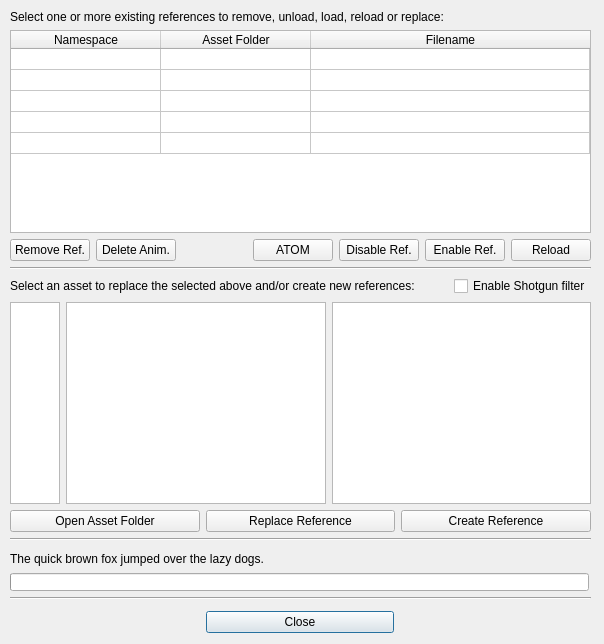
<?xml version="1.0" encoding="UTF-8"?>
<ui version="4.0">
 <class>Dialog</class>
 <widget class="QDialog" name="Dialog">
  <property name="geometry">
   <rect>
    <x>0</x>
    <y>0</y>
    <width>604</width>
    <height>644</height>
   </rect>
  </property>
  <property name="minimumSize">
   <size>
    <width>604</width>
    <height>644</height>
   </size>
  </property>
  <property name="maximumSize">
   <size>
    <width>604</width>
    <height>644</height>
   </size>
  </property>
  <property name="windowTitle">
   <string>Dialog</string>
  </property>
  <widget class="QLabel" name="status">
   <property name="geometry">
    <rect>
     <x>10</x>
     <y>550</y>
     <width>579</width>
     <height>18</height>
    </rect>
   </property>
   <property name="text">
    <string>The quick brown fox jumped over the lazy dogs.</string>
   </property>
  </widget>
  <widget class="Line" name="line">
   <property name="geometry">
    <rect>
     <x>10</x>
     <y>545</y>
     <width>579</width>
     <height>0</height>
    </rect>
   </property>
   <property name="orientation">
    <enum>Qt::Horizontal</enum>
   </property>
  </widget>
  <widget class="QProgressBar" name="progBar">
   <property name="geometry">
    <rect>
     <x>10</x>
     <y>573</y>
     <width>579</width>
     <height>18</height>
    </rect>
   </property>
   <property name="value">
    <number>0</number>
   </property>
   <property name="textVisible">
    <bool>false</bool>
   </property>
  </widget>
  <widget class="QWidget" name="layoutWidget">
   <property name="geometry">
    <rect>
     <x>10</x>
     <y>609</y>
     <width>579</width>
     <height>27</height>
    </rect>
   </property>
   <layout class="QHBoxLayout" name="horizontalLayout_2">
    <item>
     <spacer name="horizontalSpacer">
      <property name="orientation">
       <enum>Qt::Horizontal</enum>
      </property>
      <property name="sizeType">
       <enum>QSizePolicy::Expanding</enum>
      </property>
      <property name="sizeHint" stdset="0">
       <size>
        <width>40</width>
        <height>20</height>
       </size>
      </property>
     </spacer>
    </item>
    <item>
     <widget class="QPushButton" name="closeButton">
      <property name="minimumSize">
       <size>
        <width>188</width>
        <height>0</height>
       </size>
      </property>
      <property name="maximumSize">
       <size>
        <width>200</width>
        <height>16777215</height>
       </size>
      </property>
      <property name="text">
       <string>Close</string>
      </property>
     </widget>
    </item>
    <item>
     <spacer name="horizontalSpacer_3">
      <property name="orientation">
       <enum>Qt::Horizontal</enum>
      </property>
      <property name="sizeHint" stdset="0">
       <size>
        <width>40</width>
        <height>20</height>
       </size>
      </property>
     </spacer>
    </item>
   </layout>
  </widget>
  <widget class="Line" name="line_2">
   <property name="geometry">
    <rect>
     <x>10</x>
     <y>600</y>
     <width>579</width>
     <height>0</height>
    </rect>
   </property>
   <property name="orientation">
    <enum>Qt::Horizontal</enum>
   </property>
  </widget>
  <widget class="QWidget" name="verticalLayoutWidget">
   <property name="geometry">
    <rect>
     <x>10</x>
     <y>10</y>
     <width>581</width>
     <height>531</height>
    </rect>
   </property>
   <layout class="QVBoxLayout" name="verticalLayout_4">
    <item>
     <widget class="QLabel" name="label_5">
      <property name="toolTip">
       <string>&lt;html&gt;&lt;head/&gt;&lt;body&gt;&lt;p&gt;Use this section to manage references.&lt;/p&gt;&lt;p&gt;Select a reference in this table and click one of the buttons below to perform an action on that reference.&lt;/p&gt;&lt;p&gt;The Replace button will replace a selected reference with a selected rig in the asset browser.&lt;/p&gt;&lt;/body&gt;&lt;/html&gt;</string>
      </property>
      <property name="text">
       <string>Select one or more existing references to remove, unload, load, reload or replace:</string>
      </property>
     </widget>
    </item>
    <item>
     <widget class="QTableWidget" name="tableWidget">
      <property name="toolTip">
       <string>&lt;html&gt;&lt;head/&gt;&lt;body&gt;&lt;p&gt;Use this section to manage references.&lt;/p&gt;&lt;p&gt;Select a reference in this table and click one of the buttons below to perform an action on that reference.&lt;/p&gt;&lt;p&gt;The Replace button will replace a selected reference with a selected rig in the asset browser.&lt;/p&gt;&lt;/body&gt;&lt;/html&gt;</string>
      </property>
      <property name="selectionBehavior">
       <enum>QAbstractItemView::SelectRows</enum>
      </property>
      <attribute name="horizontalHeaderVisible">
       <bool>true</bool>
      </attribute>
      <attribute name="horizontalHeaderDefaultSectionSize">
       <number>150</number>
      </attribute>
      <attribute name="horizontalHeaderStretchLastSection">
       <bool>true</bool>
      </attribute>
      <attribute name="verticalHeaderVisible">
       <bool>false</bool>
      </attribute>
      <attribute name="verticalHeaderDefaultSectionSize">
       <number>21</number>
      </attribute>
      <attribute name="verticalHeaderMinimumSectionSize">
       <number>17</number>
      </attribute>
      <row>
       <property name="text">
        <string>New Row</string>
       </property>
      </row>
      <row>
       <property name="text">
        <string>New Row</string>
       </property>
      </row>
      <row>
       <property name="text">
        <string>New Row</string>
       </property>
      </row>
      <row>
       <property name="text">
        <string>New Row</string>
       </property>
      </row>
      <row>
       <property name="text">
        <string>New Row</string>
       </property>
      </row>
      <column>
       <property name="text">
        <string>Namespace</string>
       </property>
      </column>
      <column>
       <property name="text">
        <string>Asset Folder</string>
       </property>
      </column>
      <column>
       <property name="text">
        <string>Filename</string>
       </property>
      </column>
     </widget>
    </item>
    <item>
     <layout class="QHBoxLayout" name="horizontalLayout_4">
      <item>
       <widget class="QPushButton" name="removeButton">
        <property name="minimumSize">
         <size>
          <width>50</width>
          <height>0</height>
         </size>
        </property>
        <property name="maximumSize">
         <size>
          <width>100</width>
          <height>16777215</height>
         </size>
        </property>
        <property name="toolTip">
         <string>Remove selected references.</string>
        </property>
        <property name="text">
         <string>Remove Ref.</string>
        </property>
       </widget>
      </item>
      <item>
       <widget class="QPushButton" name="deleteButton">
        <property name="minimumSize">
         <size>
          <width>50</width>
          <height>0</height>
         </size>
        </property>
        <property name="toolTip">
         <string>Delete all curves from the controls.</string>
        </property>
        <property name="text">
         <string>Delete Anim.</string>
        </property>
       </widget>
      </item>
      <item>
       <spacer name="horizontalSpacer_2">
        <property name="orientation">
         <enum>Qt::Horizontal</enum>
        </property>
        <property name="sizeHint" stdset="0">
         <size>
          <width>40</width>
          <height>20</height>
         </size>
        </property>
       </spacer>
      </item>
      <item>
       <widget class="QPushButton" name="atomButton">
        <property name="minimumSize">
         <size>
          <width>50</width>
          <height>0</height>
         </size>
        </property>
        <property name="toolTip">
         <string>Load ATOM file onto selected references.</string>
        </property>
        <property name="text">
         <string>ATOM</string>
        </property>
       </widget>
      </item>
      <item>
       <widget class="QPushButton" name="unloadButton">
        <property name="minimumSize">
         <size>
          <width>50</width>
          <height>0</height>
         </size>
        </property>
        <property name="toolTip">
         <string>Unload selected references. References already unloaded will be left alone.</string>
        </property>
        <property name="text">
         <string>Disable Ref.</string>
        </property>
       </widget>
      </item>
      <item>
       <widget class="QPushButton" name="loadButton">
        <property name="minimumSize">
         <size>
          <width>50</width>
          <height>0</height>
         </size>
        </property>
        <property name="toolTip">
         <string>Load selected references. References already loaded will be left alone.</string>
        </property>
        <property name="text">
         <string>Enable Ref.</string>
        </property>
       </widget>
      </item>
      <item>
       <widget class="QPushButton" name="reloadButton">
        <property name="minimumSize">
         <size>
          <width>50</width>
          <height>0</height>
         </size>
        </property>
        <property name="toolTip">
         <string>Reload selected references.</string>
        </property>
        <property name="text">
         <string>Reload</string>
        </property>
       </widget>
      </item>
     </layout>
    </item>
    <item>
     <widget class="Line" name="line_3">
      <property name="orientation">
       <enum>Qt::Horizontal</enum>
      </property>
     </widget>
    </item>
    <item>
     <layout class="QHBoxLayout" name="horizontalLayout_5">
      <item>
       <widget class="QLabel" name="selectLabel">
        <property name="text">
         <string>Select an asset to replace the selected above and/or create new references:</string>
        </property>
       </widget>
      </item>
      <item>
       <spacer name="horizontalSpacer_4">
        <property name="orientation">
         <enum>Qt::Horizontal</enum>
        </property>
        <property name="sizeHint" stdset="0">
         <size>
          <width>40</width>
          <height>20</height>
         </size>
        </property>
       </spacer>
      </item>
      <item>
       <widget class="QCheckBox" name="sgCheckBox">
        <property name="text">
         <string>Enable Shotgun filter</string>
        </property>
       </widget>
      </item>
     </layout>
    </item>
    <item>
     <layout class="QHBoxLayout" name="horizontalLayout">
      <item>
       <layout class="QVBoxLayout" name="verticalLayout">
        <item>
         <widget class="QListWidget" name="showListWidget">
          <property name="maximumSize">
           <size>
            <width>50</width>
            <height>16777215</height>
           </size>
          </property>
         </widget>
        </item>
       </layout>
      </item>
      <item>
       <layout class="QVBoxLayout" name="verticalLayout_2">
        <item>
         <widget class="QListWidget" name="assetsListWidget">
          <property name="selectionMode">
           <enum>QAbstractItemView::SingleSelection</enum>
          </property>
         </widget>
        </item>
       </layout>
      </item>
      <item>
       <layout class="QVBoxLayout" name="verticalLayout_3">
        <item>
         <widget class="QListWidget" name="srcListWidget">
          <property name="selectionMode">
           <enum>QAbstractItemView::ExtendedSelection</enum>
          </property>
         </widget>
        </item>
       </layout>
      </item>
     </layout>
    </item>
    <item>
     <layout class="QHBoxLayout" name="horizontalLayout_3">
      <item>
       <widget class="QPushButton" name="opAssetDirButton">
        <property name="minimumSize">
         <size>
          <width>188</width>
          <height>0</height>
         </size>
        </property>
        <property name="toolTip">
         <string>&lt;html&gt;&lt;head/&gt;&lt;body&gt;&lt;p&gt;Opens the folder containing the files.&lt;/p&gt;&lt;/body&gt;&lt;/html&gt;</string>
        </property>
        <property name="text">
         <string>Open Asset Folder</string>
        </property>
       </widget>
      </item>
      <item>
       <widget class="QPushButton" name="replaceButton">
        <property name="minimumSize">
         <size>
          <width>100</width>
          <height>0</height>
         </size>
        </property>
        <property name="toolTip">
         <string>&lt;html&gt;&lt;head/&gt;&lt;body&gt;&lt;p&gt;Usage:&lt;/p&gt;&lt;p&gt;Step 1: Select an existing reference in the table at the top.&lt;/p&gt;&lt;p&gt;Step 2: Select a filename in the listbox above.&lt;/p&gt;&lt;p&gt;Step 3: Click &amp;quot;Replace&amp;quot; to update the reference with the selected filename.&lt;/p&gt;&lt;/body&gt;&lt;/html&gt;</string>
        </property>
        <property name="text">
         <string>Replace Reference</string>
        </property>
       </widget>
      </item>
      <item>
       <widget class="QPushButton" name="importButton">
        <property name="minimumSize">
         <size>
          <width>188</width>
          <height>0</height>
         </size>
        </property>
        <property name="maximumSize">
         <size>
          <width>16777215</width>
          <height>16777215</height>
         </size>
        </property>
        <property name="toolTip">
         <string>&lt;html&gt;&lt;head/&gt;&lt;body&gt;&lt;p&gt;Usage:&lt;/p&gt;&lt;p&gt;1) Select a filename in the listbox above.&lt;/p&gt;&lt;p&gt;2) Click &amp;quot;Create Reference&amp;quot; to create a new reference for the file in Maya.&lt;/p&gt;&lt;/body&gt;&lt;/html&gt;</string>
        </property>
        <property name="text">
         <string>Create Reference</string>
        </property>
       </widget>
      </item>
     </layout>
    </item>
    <item>
     <widget class="Line" name="line_4">
      <property name="orientation">
       <enum>Qt::Horizontal</enum>
      </property>
     </widget>
    </item>
   </layout>
  </widget>
  <widget class="Line" name="line_5">
   <property name="geometry">
    <rect>
     <x>10</x>
     <y>590</y>
     <width>581</width>
     <height>16</height>
    </rect>
   </property>
   <property name="orientation">
    <enum>Qt::Horizontal</enum>
   </property>
  </widget>
 </widget>
 <resources/>
 <connections/>
</ui>
